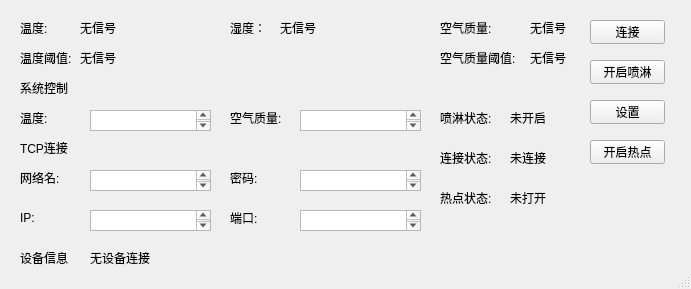
<?xml version="1.0" encoding="UTF-8"?>
<ui version="4.0">
 <class>UpperComputer</class>
 <widget class="QMainWindow" name="UpperComputer">
  <property name="geometry">
   <rect>
    <x>0</x>
    <y>0</y>
    <width>691</width>
    <height>289</height>
   </rect>
  </property>
  <property name="windowTitle">
   <string>上位机</string>
  </property>
  <widget class="QWidget" name="centralwidget">
   <widget class="QLabel" name="label">
    <property name="geometry">
     <rect>
      <x>20</x>
      <y>20</y>
      <width>53</width>
      <height>16</height>
     </rect>
    </property>
    <property name="text">
     <string>温度:</string>
    </property>
   </widget>
   <widget class="QLabel" name="label_temperature">
    <property name="geometry">
     <rect>
      <x>80</x>
      <y>20</y>
      <width>53</width>
      <height>16</height>
     </rect>
    </property>
    <property name="text">
     <string>无信号</string>
    </property>
   </widget>
   <widget class="QLabel" name="label_3">
    <property name="geometry">
     <rect>
      <x>230</x>
      <y>20</y>
      <width>53</width>
      <height>16</height>
     </rect>
    </property>
    <property name="text">
     <string>湿度：</string>
    </property>
   </widget>
   <widget class="QLabel" name="label_humidity">
    <property name="geometry">
     <rect>
      <x>280</x>
      <y>20</y>
      <width>53</width>
      <height>16</height>
     </rect>
    </property>
    <property name="text">
     <string>无信号</string>
    </property>
   </widget>
   <widget class="QLabel" name="label_5">
    <property name="geometry">
     <rect>
      <x>440</x>
      <y>20</y>
      <width>53</width>
      <height>16</height>
     </rect>
    </property>
    <property name="text">
     <string>空气质量:</string>
    </property>
   </widget>
   <widget class="QLabel" name="label_air_quality">
    <property name="geometry">
     <rect>
      <x>530</x>
      <y>20</y>
      <width>53</width>
      <height>16</height>
     </rect>
    </property>
    <property name="text">
     <string>无信号</string>
    </property>
   </widget>
   <widget class="QLabel" name="label_7">
    <property name="geometry">
     <rect>
      <x>20</x>
      <y>80</y>
      <width>53</width>
      <height>16</height>
     </rect>
    </property>
    <property name="text">
     <string>系统控制</string>
    </property>
   </widget>
   <widget class="QLabel" name="label_8">
    <property name="geometry">
     <rect>
      <x>20</x>
      <y>110</y>
      <width>53</width>
      <height>16</height>
     </rect>
    </property>
    <property name="text">
     <string>温度:</string>
    </property>
   </widget>
   <widget class="QTextEdit" name="temperature_edit">
    <property name="geometry">
     <rect>
      <x>90</x>
      <y>110</y>
      <width>121</width>
      <height>21</height>
     </rect>
    </property>
   </widget>
   <widget class="QLabel" name="label_9">
    <property name="geometry">
     <rect>
      <x>230</x>
      <y>110</y>
      <width>53</width>
      <height>16</height>
     </rect>
    </property>
    <property name="text">
     <string>空气质量:</string>
    </property>
   </widget>
   <widget class="QTextEdit" name="air_quality_edit">
    <property name="geometry">
     <rect>
      <x>300</x>
      <y>110</y>
      <width>121</width>
      <height>21</height>
     </rect>
    </property>
   </widget>
   <widget class="QLabel" name="label_10">
    <property name="geometry">
     <rect>
      <x>20</x>
      <y>140</y>
      <width>53</width>
      <height>16</height>
     </rect>
    </property>
    <property name="text">
     <string>TCP连接</string>
    </property>
   </widget>
   <widget class="QLabel" name="label_11">
    <property name="geometry">
     <rect>
      <x>20</x>
      <y>170</y>
      <width>53</width>
      <height>16</height>
     </rect>
    </property>
    <property name="text">
     <string>网络名:</string>
    </property>
   </widget>
   <widget class="QTextEdit" name="wifi_name_edit">
    <property name="geometry">
     <rect>
      <x>90</x>
      <y>170</y>
      <width>121</width>
      <height>21</height>
     </rect>
    </property>
   </widget>
   <widget class="QTextEdit" name="wifi_pw_edit">
    <property name="geometry">
     <rect>
      <x>300</x>
      <y>170</y>
      <width>121</width>
      <height>21</height>
     </rect>
    </property>
   </widget>
   <widget class="QLabel" name="label_12">
    <property name="geometry">
     <rect>
      <x>230</x>
      <y>170</y>
      <width>53</width>
      <height>16</height>
     </rect>
    </property>
    <property name="text">
     <string>密码:</string>
    </property>
   </widget>
   <widget class="QLabel" name="label_13">
    <property name="geometry">
     <rect>
      <x>440</x>
      <y>150</y>
      <width>53</width>
      <height>16</height>
     </rect>
    </property>
    <property name="text">
     <string>连接状态:</string>
    </property>
   </widget>
   <widget class="QLabel" name="label_connect_status">
    <property name="geometry">
     <rect>
      <x>510</x>
      <y>150</y>
      <width>53</width>
      <height>16</height>
     </rect>
    </property>
    <property name="text">
     <string>未连接</string>
    </property>
   </widget>
   <widget class="QPushButton" name="tcpButton">
    <property name="geometry">
     <rect>
      <x>590</x>
      <y>20</y>
      <width>75</width>
      <height>24</height>
     </rect>
    </property>
    <property name="text">
     <string>连接</string>
    </property>
   </widget>
   <widget class="QPushButton" name="nozzleButton">
    <property name="geometry">
     <rect>
      <x>590</x>
      <y>60</y>
      <width>75</width>
      <height>24</height>
     </rect>
    </property>
    <property name="text">
     <string>开启喷淋</string>
    </property>
   </widget>
   <widget class="QPushButton" name="settingButton">
    <property name="geometry">
     <rect>
      <x>590</x>
      <y>100</y>
      <width>75</width>
      <height>24</height>
     </rect>
    </property>
    <property name="text">
     <string>设置</string>
    </property>
   </widget>
   <widget class="QLabel" name="label_15">
    <property name="geometry">
     <rect>
      <x>440</x>
      <y>110</y>
      <width>53</width>
      <height>16</height>
     </rect>
    </property>
    <property name="text">
     <string>喷淋状态:</string>
    </property>
   </widget>
   <widget class="QLabel" name="label_device_status">
    <property name="geometry">
     <rect>
      <x>510</x>
      <y>110</y>
      <width>53</width>
      <height>16</height>
     </rect>
    </property>
    <property name="text">
     <string>未开启</string>
    </property>
   </widget>
   <widget class="QLabel" name="label_log">
    <property name="geometry">
     <rect>
      <x>90</x>
      <y>250</y>
      <width>451</width>
      <height>16</height>
     </rect>
    </property>
    <property name="text">
     <string>无设备连接</string>
    </property>
   </widget>
   <widget class="QLabel" name="label_2">
    <property name="geometry">
     <rect>
      <x>20</x>
      <y>250</y>
      <width>53</width>
      <height>16</height>
     </rect>
    </property>
    <property name="text">
     <string>设备信息：</string>
    </property>
   </widget>
   <widget class="QLabel" name="label_14">
    <property name="geometry">
     <rect>
      <x>230</x>
      <y>210</y>
      <width>53</width>
      <height>16</height>
     </rect>
    </property>
    <property name="text">
     <string>端口:</string>
    </property>
   </widget>
   <widget class="QTextEdit" name="ip_edit">
    <property name="geometry">
     <rect>
      <x>90</x>
      <y>210</y>
      <width>121</width>
      <height>21</height>
     </rect>
    </property>
   </widget>
   <widget class="QTextEdit" name="port_edit">
    <property name="geometry">
     <rect>
      <x>300</x>
      <y>210</y>
      <width>121</width>
      <height>21</height>
     </rect>
    </property>
   </widget>
   <widget class="QLabel" name="label_16">
    <property name="geometry">
     <rect>
      <x>20</x>
      <y>210</y>
      <width>53</width>
      <height>16</height>
     </rect>
    </property>
    <property name="text">
     <string>IP:</string>
    </property>
   </widget>
   <widget class="QPushButton" name="wifiButton">
    <property name="geometry">
     <rect>
      <x>590</x>
      <y>140</y>
      <width>75</width>
      <height>24</height>
     </rect>
    </property>
    <property name="text">
     <string>开启热点</string>
    </property>
   </widget>
   <widget class="QLabel" name="label_4">
    <property name="geometry">
     <rect>
      <x>20</x>
      <y>50</y>
      <width>53</width>
      <height>16</height>
     </rect>
    </property>
    <property name="text">
     <string>温度阈值:</string>
    </property>
   </widget>
   <widget class="QLabel" name="label_temperature_limit">
    <property name="geometry">
     <rect>
      <x>80</x>
      <y>50</y>
      <width>53</width>
      <height>16</height>
     </rect>
    </property>
    <property name="text">
     <string>无信号</string>
    </property>
   </widget>
   <widget class="QLabel" name="label_air_quality_limit">
    <property name="geometry">
     <rect>
      <x>530</x>
      <y>50</y>
      <width>53</width>
      <height>16</height>
     </rect>
    </property>
    <property name="text">
     <string>无信号</string>
    </property>
   </widget>
   <widget class="QLabel" name="label_18">
    <property name="geometry">
     <rect>
      <x>440</x>
      <y>50</y>
      <width>81</width>
      <height>16</height>
     </rect>
    </property>
    <property name="text">
     <string>空气质量阈值:</string>
    </property>
   </widget>
   <widget class="QLabel" name="label_wifi_status">
    <property name="geometry">
     <rect>
      <x>510</x>
      <y>190</y>
      <width>53</width>
      <height>16</height>
     </rect>
    </property>
    <property name="text">
     <string>未打开</string>
    </property>
   </widget>
   <widget class="QLabel" name="label_17">
    <property name="geometry">
     <rect>
      <x>440</x>
      <y>190</y>
      <width>53</width>
      <height>16</height>
     </rect>
    </property>
    <property name="text">
     <string>热点状态:</string>
    </property>
   </widget>
  </widget>
  <widget class="QStatusBar" name="statusbar"/>
 </widget>
 <resources/>
 <connections/>
</ui>
